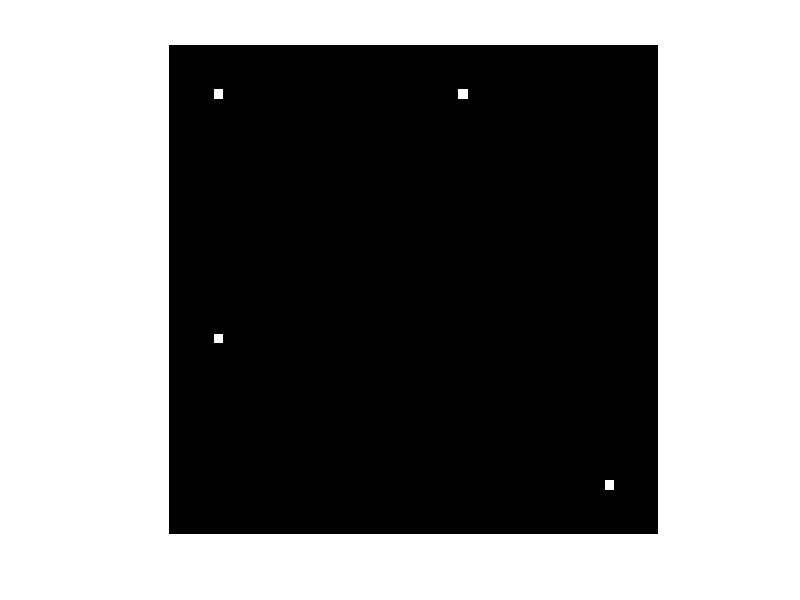

Write MATLAB code to recreate this figure. (Note: this script raises an error after producing the figure.)
clc; clear; close all;

I=zeros(500,500);

I(50,300)=1;
I(50,50)=1;
I(450,450)=1;
I(300,50)=1;
%
st=strel('square',10);
J=imdilate(I,st);

figure(1),imshow(J);
hold on;

[xp yp]=find(J==1);

X(1,:)=xp;  
X(2,:)=yp;
[Sx Sy]=size(J);

[Z A B alpha]=fitellipse(X,'linear');
T(1,1)=Z(2,1);
T(2,1)=Z(1,1);

plotellipse(T,B,A,-alpha); 